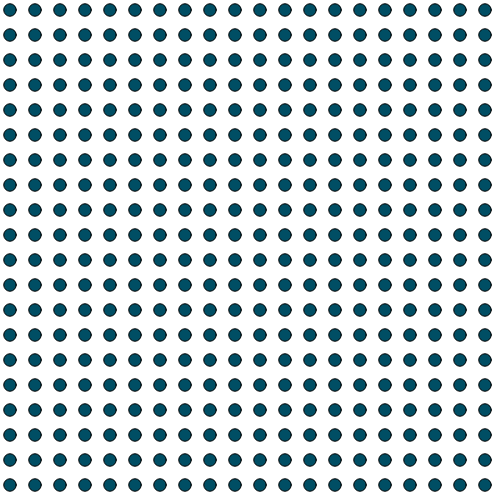
Frame 1 (no input)
Frame 60 (no input): identical to frame 1, image omitted
Frame 120 (the mouse pressed at the canvas centre since frame 60): identical to frame 1, image omitted

The p5.js sketch that drew this single still picture (run headless with seeded random() and noise() and a simulated clock; from frame 60 on, the mouse is pressed at the canvas centre):

// p5.js sketch
// ── sketch.js

function setup()
{
    createCanvas(500, 500);
    background(255);
}

function draw()
{
    background(255);

    var noOfDots = 20;
    var size = width/noOfDots;

    for (var x = 0; x < noOfDots; x++)
    {
      for (var y = 0; y < noOfDots; y++)
      {
        // your code here
        //Calculations for ellipses
        let circW = x * (size) + 10;
        let circH = y * (size) + 10;

        let noiseCol = noise(255);
        let mapCol = map(noiseCol, 0, 1, 0, 255);

        let col = color(0,mapCol, 100);
        
        wave(circW, circH, size/2, col); // replace params with the necessary parameters
        
      }
    }
}


function wave(width, height, size, color) // replace params with the necessary parameters
{
 // your code here
 fill(color)
 ellipse(width, height ,size)
}
